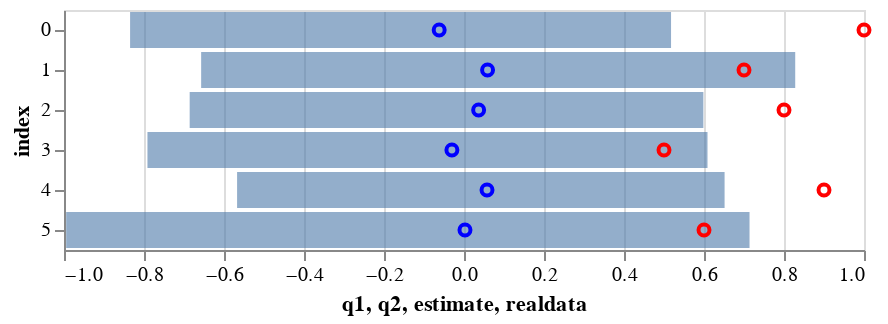

Notebook cell for this chart:
### Code cell
c1 = alt.Chart(df2).mark_bar(
opacity=0.6).encode(
    x='q1',
    x2='q2',
    y='index:N'
)
c2 = alt.Chart(df2).mark_point(
opacity=1,
color='blue').encode(
    x='estimate',
    y='index:N'
)
c3 = alt.Chart(df2).mark_point(
opacity=1,
color='red').encode(
    x='realdata',
    y='index:N'
)
c1+c2+c3

# red real data
# blue MCMC samples

### Figure 1 — Vega-Lite specification as saved in the notebook (floating-point values rounded to 4 significant figures)
{"config": {"view": {"continuousWidth": 400, "continuousHeight": 300}}, "layer": [{"mark": {"type": "bar", "opacity": 0.6}, "encoding": {"x": {"type": "quantitative", "field": "q1"}, "x2": {"field": "q2"}, "y": {"type": "nominal", "field": "index"}}}, {"mark": {"type": "point", "color": "blue", "opacity": 1}, "encoding": {"x": {"type": "quantitative", "field": "estimate"}, "y": {"type": "nominal", "field": "index"}}}, {"mark": {"type": "point", "color": "red", "opacity": 1}, "encoding": {"x": {"type": "quantitative", "field": "realdata"}, "y": {"type": "nominal", "field": "index"}}}], "data": {"name": "data-e1c104e2827b8bf53d7967c474a38596"}, "$schema": "https://vega.github.io/schema/vega-lite/v4.8.1.json", "datasets": {"data-e1c104e2827b8bf53d7967c474a38596": [{"index": 0, "estimate": -0.06203, "q1": -0.8348, "q2": 0.5176, "realdata": 1.0}, {"index": 1, "estimate": 0.05893, "q1": -0.6571, "q2": 0.828, "realdata": 0.7}, {"index": 2, "estimate": 0.03659, "q1": -0.6858, "q2": 0.5985, "realdata": 0.8}, {"index": 3, "estimate": -0.03024, "q1": -0.7914, "q2": 0.6088, "realdata": 0.5}, {"index": 4, "estimate": 0.05752, "q1": -0.5673, "q2": 0.6515, "realdata": 0.9}, {"index": 5, "estimate": 0.002433, "q1": -0.9946, "q2": 0.7138, "realdata": 0.6}]}}
